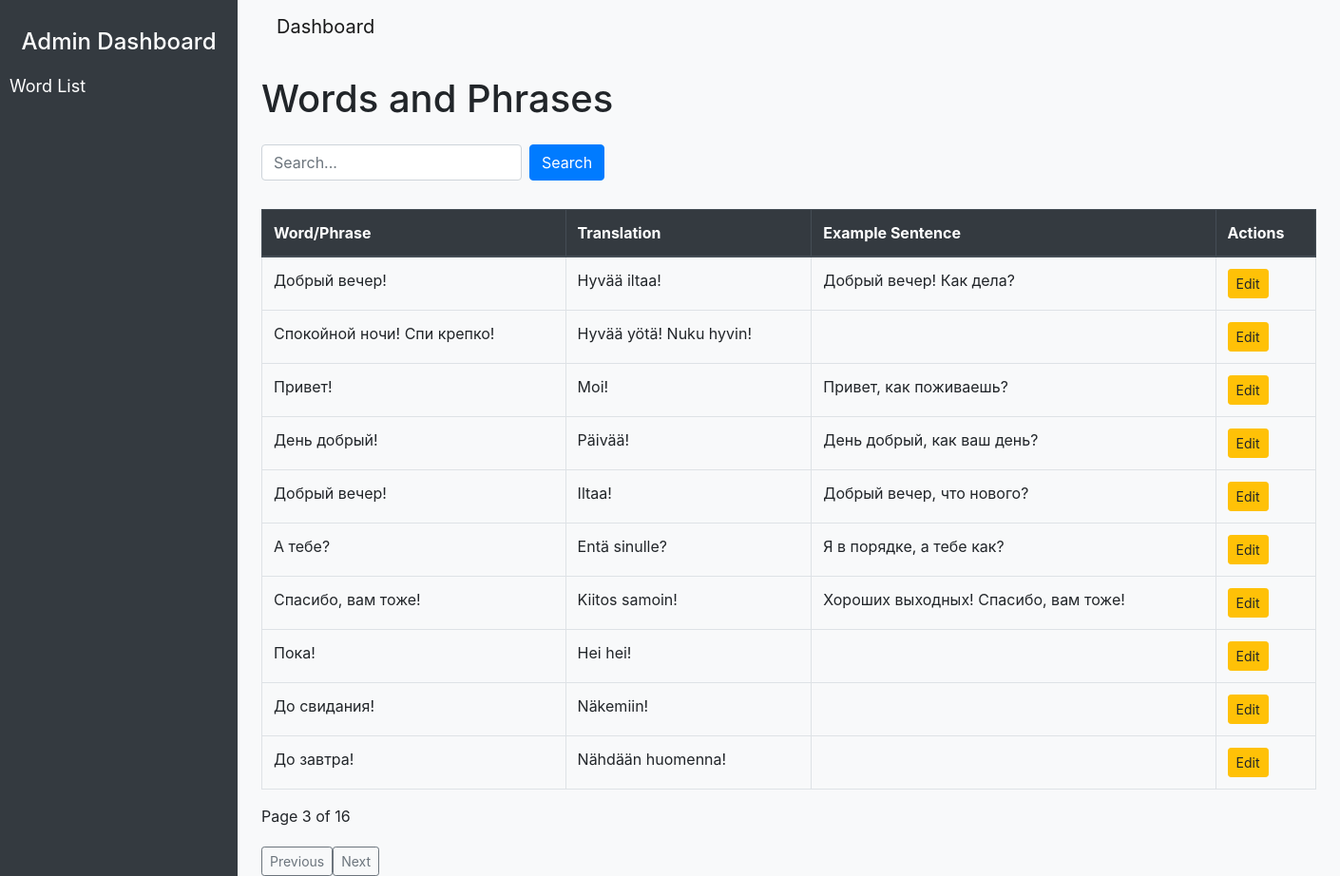
The page /?q=&page=3 on the database its author committed.
### content/models.py (models this page shows, shortened)
class WordPhrase(models.Model):
    word_phrase = models.CharField(max_length=255)
    translation = models.CharField(max_length=255)
    example_sentence = models.TextField(blank=True, null=True)

### content/views.py (the view)
# urls.py: path('', views.word_list, name='word_list'),  # Home page to list words
def word_list(request):
    query = request.GET.get('q', '')  # Get the 'q' parameter from the URL
    words = WordPhrase.objects.filter(
        Q(word_phrase__icontains=query) | Q(translation__icontains=query)
    ) if query else WordPhrase.objects.all()
    paginator = Paginator(words, 10)  # 10 entries per page
    page_number = request.GET.get('page')
    page_obj = paginator.get_page(page_number)
    context = {
        'page_obj': page_obj,
        'query': query,
    }
    return render(request, 'content/word_list.html', context)

### content/templates/content/word_list.html (shortened to what this page needs)
<!DOCTYPE html>
<html lang="en">
<head>
    <link href="https://stackpath.bootstrapcdn.com/bootstrap/4.5.2/css/bootstrap.min.css" rel="stylesheet">
</head>
<body>
    <div class="sidebar">
        <h4 class="text-white text-center">Admin Dashboard</h4>
        <a href="{% url 'word_list' %}">Word List</a>
    </div>
    <div class="container" style="margin-left: 260px;">
        <nav class="navbar navbar-expand-lg navbar-light bg-light">
            <a class="navbar-brand" href="#">Dashboard</a>
        </nav>
        <h1 class="my-4">Words and Phrases</h1>
        <form method="get" class="form-inline mb-3">
            <input type="text" name="q" class="form-control" placeholder="Search..." value="{{ query }}">
            <button type="submit" class="btn btn-primary ml-2">Search</button>
        </form>
        <div class="table-container">
            <table class="table table-bordered">
                <thead class="thead-dark">
                    <tr>
                        <th>Word/Phrase</th>
                        <th>Translation</th>
                        <th>Example Sentence</th>
                        <th>Actions</th>
                    </tr>
                </thead>
                <tbody>
                    {% for word in page_obj %}
                        <tr>
                            <td>{{ word.word_phrase }}</td>
                            <td>{{ word.translation }}</td>
                            <td>{{ word.example_sentence }}</td>
                            <td>
                                {% if word.pk %}
                                    <a href="{% url 'edit_word' word.pk %}" class="btn btn-warning btn-sm">Edit</a>
                                {% else %}
                                    <span class="text-muted">No PK</span>
                                {% endif %}
                            </td>
                        </tr>
                    {% empty %}
                        <tr>
                            <td colspan="4">No words found.</td>
                        </tr>
                    {% endfor %}
                </tbody>
            </table>
            <div>
                <span>Page {{ page_obj.number }} of {{ page_obj.paginator.num_pages }}</span>
                <div class="pagination">
                    {% if page_obj.has_previous %}
                        <a href="?q={{ query }}&page={{ page_obj.previous_page_number }}" class="btn btn-outline-secondary btn-sm">Previous</a>
                    {% endif %}
                    {% if page_obj.has_next %}
                        <a href="?q={{ query }}&page={{ page_obj.next_page_number }}" class="btn btn-outline-secondary btn-sm">Next</a>
                    {% endif %}
                </div>
            </div>
        </div>
    </div>
</body>
</html>

### content/templates/content/word_list.html (style rules this page uses)
body { background-color: #f8f9fa; }
.table-container { margin-top: 30px; }
.pagination { margin-top: 20px; }
.sidebar { position: fixed; top: 0; left: 0; width: 250px; height: 100%; background-color: #343a40; padding-top: 30px; color: white; }
.sidebar a { display: block; color: white; text-decoration: none; padding: 10px; font-size: 18px; }

### rows shown on the page
WordPhrase: word_phrase "Добрый вечер!", translation "Hyvää iltaa!", example_sentence "Добрый вечер! Как дела?", shows "Edit"
WordPhrase: word_phrase "Спокойной ночи! Спи крепко!", translation "Hyvää yötä! Nuku hyvin!", shows "Edit"
WordPhrase: word_phrase "Привет!", translation "Moi!", example_sentence "Привет, как поживаешь?", shows "Edit"
WordPhrase: word_phrase "День добрый!", translation "Päivää!", example_sentence "День добрый, как ваш день?", shows "Edit"
WordPhrase: word_phrase "Добрый вечер!", translation "Iltaa!", example_sentence "Добрый вечер, что нового?", shows "Edit"
WordPhrase: word_phrase "А тебе?", translation "Entä sinulle?", example_sentence "Я в порядке, а тебе как?", shows "Edit"
WordPhrase: word_phrase "Спасибо, вам тоже!", translation "Kiitos samoin!", example_sentence "Хороших выходных! Спасибо, вам тоже!", shows "Edit"
WordPhrase: word_phrase "Пока!", translation "Hei hei!", shows "Edit"
WordPhrase: word_phrase "До свидания!", translation "Näkemiin!", shows "Edit"
WordPhrase: word_phrase "До завтра!", translation "Nähdään huomenna!", shows "Edit"

### other values the page prints
{{ page_obj.number }} "3"
{{ page_obj.paginator.num_pages }} "16"
